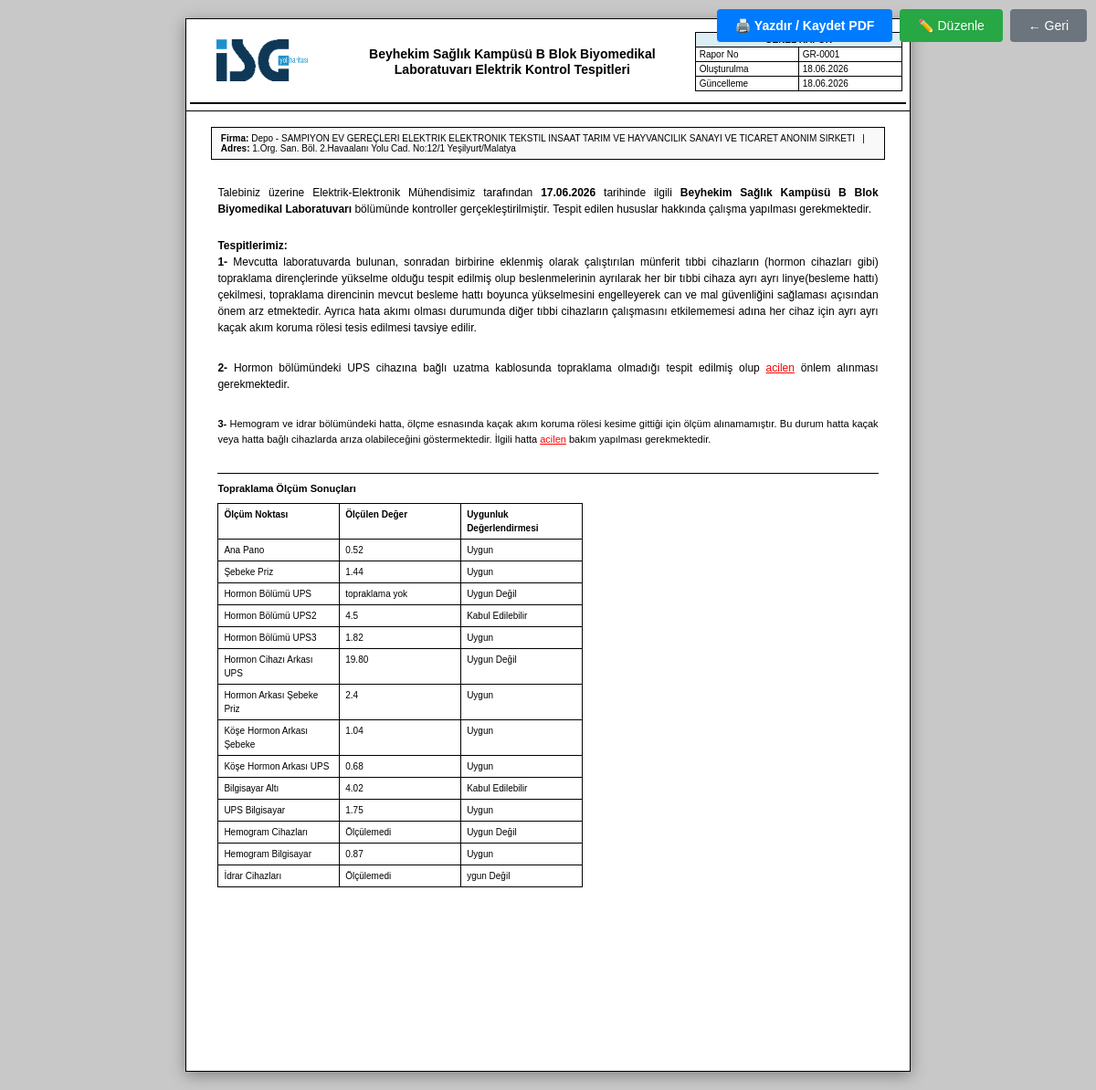
Screenshot of /pages/genel_rapor_yazdir.php?id=1 (signed in) with the database file from the repository.
### tables this page shows
CREATE TABLE `system_settings` (
  `setting_key` varchar(100) NOT NULL,
  `setting_value` text DEFAULT NULL
);

CREATE TABLE `general_reports` (
  `id` int(11) NOT NULL,
  `kurum_id` int(11) NOT NULL,
  `title` varchar(500) NOT NULL,
  `content` longtext DEFAULT NULL,
  `created_at` timestamp NOT NULL DEFAULT current_timestamp(),
  `updated_at` timestamp NOT NULL DEFAULT current_timestamp() ON UPDATE current_timestamp()
);

CREATE TABLE `institutions` (
  `id` int(11) NOT NULL,
  `user_id` int(11) NOT NULL,
  `firma_adi` varchar(255) NOT NULL,
  `adresi` text DEFAULT NULL,
  `sgk_sicil_no` varchar(50) DEFAULT NULL,
  `il_kodu` varchar(2) NOT NULL DEFAULT '01',
  `kurum_kodu` varchar(3) NOT NULL,
  `created_at` timestamp NOT NULL DEFAULT current_timestamp(),
  `isg_katip_id` varchar(255) DEFAULT NULL,
  `report_date` date DEFAULT NULL,
  `start_date` datetime DEFAULT NULL,
  `end_date` datetime DEFAULT NULL,
  `next_control_date` date DEFAULT NULL
);

### includes/functions.php (called while the page is built, shortened)
<?php
function getSetting($pdo, $key, $default = '')
{
    try {
        $stmt = $pdo->prepare("SELECT setting_value FROM system_settings WHERE setting_key = ?");
        $stmt->execute([$key]);
        $val = $stmt->fetchColumn();
        return ($val !== false) ? $val : $default;
    } catch (PDOException $e) {
        return $default;
    }
}
?>

### pages/genel_rapor_yazdir.php (the view, shortened to what this page needs)
<?php
require_once '../includes/db.php';
require_once '../includes/functions.php';
$id = isset($_GET['id']) ? intval($_GET['id']) : 0;
$stmt = $pdo->prepare("
    SELECT gr.*, i.firma_adi, i.adresi
    FROM general_reports gr
    JOIN institutions i ON gr.kurum_id = i.id
    WHERE gr.id = ?
");
$stmt->execute([$id]);
$data = $stmt->fetch();
function renderHeader() {
    global $pdo, $data;
    $logoText = getSetting($pdo, 'logo_text', 'LOGO');
    $logoType = getSetting($pdo, 'logo_type', 'text');
    $activeLogo = getSetting($pdo, 'active_logo', '');
    $logoHtml = htmlspecialchars($logoText);
    if ($logoType === 'image' && !empty($activeLogo)) {
        $logoPath = "../uploads/logos/" . $activeLogo;
        if (file_exists($logoPath)) {
            $logoHtml = '<img src="../uploads/logos/' . htmlspecialchars($activeLogo) . '" style="max-height: 60px; max-width: 150px; object-fit: contain;">';
        }
    }
    ?>
    <table style="border:none;">
        <tr style="border:none;">
            <td style="width: 20%; height: 60px; border:none; text-align:center; vertical-align:middle;">
                <div style="font-weight:bold; font-size:16px;"><?php echo $logoHtml; ?></div>
            </td>
            <td style="width: 50%; text-align: center; border:none;">
                <h1><?php echo htmlspecialchars($data['title']); ?></h1>
            </td>
            <td style="width: 30%; border:none;">
                <table class="doc-info" style="border:1px solid black; width:100%;">
                    <tr>
                        <td colspan="2" style="border:1px solid black; text-align:center; font-weight:bold; background-color:#daeef3;">GENEL RAPOR</td>
                    </tr>
                    <tr>
                        <td style="border:1px solid black; width:50%;">Rapor No</td>
                        <td style="border:1px solid black;">GR-<?php echo str_pad($data['id'], 4, '0', STR_PAD_LEFT); ?></td>
                    </tr>
                    <tr>
                        <td style="border:1px solid black;">Oluşturulma</td>
                        <td style="border:1px solid black;"><?php echo date('d.m.Y', strtotime($data['created_at'])); ?></td>
                    </tr>
                    <tr>
                        <td style="border:1px solid black;">Güncelleme</td>
                        <td style="border:1px solid black;"><?php echo date('d.m.Y', strtotime($data['updated_at'])); ?></td>
                    </tr>
                </table>
            </td>
        </tr>
    </table>
    <hr style="border: 1px solid black; margin-top:5px; margin-bottom:5px;">
    <?php
}
?>
<!DOCTYPE html>
<html lang="tr">
<head>
    <link rel="stylesheet" href="../assets/css/rapor.css">
</head>
<body>
    <div class="no-print" style="position: fixed; top: 10px; right: 10px; z-index: 1000;">
        <button onclick="window.print()"
            style="padding: 10px 20px; background: #007bff; color: white; border: none; cursor: pointer; border-radius: 4px; font-size: 14px;">
            <b>🖨️ Yazdır / Kaydet PDF</b>
        </button>
        <a href="genel_rapor_duzenle.php?id=<?php echo $id; ?>"
            style="padding: 10px 20px; background: #28a745; color: white; border: none; cursor: pointer; border-radius: 4px; font-size: 14px; text-decoration: none; display: inline-block; margin-left: 5px;">
            ✏️ Düzenle
        </a>
        <a href="genel_rapor.php"
            style="padding: 10px 20px; background: #6c757d; color: white; border: none; cursor: pointer; border-radius: 4px; font-size: 14px; text-decoration: none; display: inline-block; margin-left: 5px;">
            ← Geri
        </a>
    </div>
    <table class="main-report-table">
        <thead>
            <tr>
                <td>
                    <?php renderHeader(); ?>
                </td>
            </tr>
        </thead>
        <tbody>
            <tr>
                <td>
                    <div class="page">
                        <div class="firma-info">
                            <strong>Firma:</strong> <?php echo htmlspecialchars($data['firma_adi'] ?? ''); ?>
                            <?php if (!empty($data['adresi'])): ?>
                                &nbsp;&nbsp;|&nbsp;&nbsp;
                                <strong>Adres:</strong> <?php echo htmlspecialchars($data['adresi']); ?>
                            <?php endif; ?>
                        </div>
                        <div class="report-content">
                            <?php echo $data['content'] ?? '<p><em>İçerik henüz eklenmemiş.</em></p>'; ?>
                        </div>
                    </div>
                </td>
            </tr>
        </tbody>
    </table>
</body>
</html>

### assets/css/rapor.css (style rules this page uses)
* { box-sizing: border-box; }
body { font-family: 'Arial', sans-serif; font-size: 10px; background-color: #c8c8c8; margin: 0; padding: 20px; }
h1 { font-size: 14px; text-align: center; margin: 0; line-height: 1.2; }
table { width: 100%; border-collapse: collapse; margin-bottom: 5px; margin-top: 5px; }
th, td { border: 1px solid #000; padding: 2px 4px; vertical-align: middle; }
.main-report-table { width: 210mm; margin: 0 auto; border-collapse: collapse; background: white; box-shadow: 0 4px 16px rgba(0, 0, 0, 0.35); }
.page { width: 100%; min-height: 277mm; padding: 4mm 6mm; position: relative; border-bottom: 4px solid #c8c8c8; }
.page:last-child { border-bottom: none; }

### pages/genel_rapor_yazdir.php (style rules this page uses)
.report-content { padding: 4mm 2mm; font-size: 11px; line-height: 1.5; }
.report-content p { margin: 4px 0; text-align: justify; }
.report-content table { width: 100%; border-collapse: collapse; margin: 8px 0; }
.report-content table td, .report-content table th { border: 1px solid #000; padding: 4px 6px; vertical-align: top; font-size: 10px; }
.report-content hr { border: none; border-top: 1px solid #000; margin: 8px 0; }
.firma-info { background-color: #f9f9f9; border: 1px solid #000; padding: 6px 10px; margin-bottom: 8px; font-size: 10px; }

### rows the page displays
system_settings: setting_value (picture)
general_reports: title "Beyhekim Sağlık Kampüsü B Blok Biyomedikal Laboratuvarı Elektrik Kontrol Tespitleri", id "0001", created_at "18.06.2026", updated_at "18.06.2026", kurum.firma_adi "Depo - SAMPIYON EV GEREÇLERI ELEKTRIK ELEKTRONIK TEKSTIL INSAAT TARIM VE HAYVANCILIK SANAYI VE TICARET ANONIM SIRKETI", kurum.adresi "1.Org. San. Böl. 2.Havaalanı Yolu Cad. No:12/1 Yeşilyurt/Malatya", content "Talebiniz üzerine Elektrik-Elektronik Mühendisimiz tarafından 17.06.2026 tarihinde ilgili Beyhekim Sağlık Kampüsü B Blok Biyomedikal Laboratuvarı bölümünde kontroller gerçekleştirilmiştir. Tespit edilen hususlar hakkında çalışma yapılması gerekmektedir. Tespitlerimiz: 1- Mevcutta laboratuvarda bulunan , sonradan birbirine eklenmiş olarak çalıştırılan münferit tıbbi cihazların (hormon cihazları gibi) topraklama dirençlerinde yükselme olduğu tespit edilmiş olup beslenmelerinin ayrılarak her bir tıbbi cihaza ayrı ayrı linye(besleme hattı) çekilmesi, topraklama direncinin mevcut besleme hattı boyunca yükselmesini engelleyerek can ve mal güvenliğini sağlaması açısından önem arz etmektedir.…"
